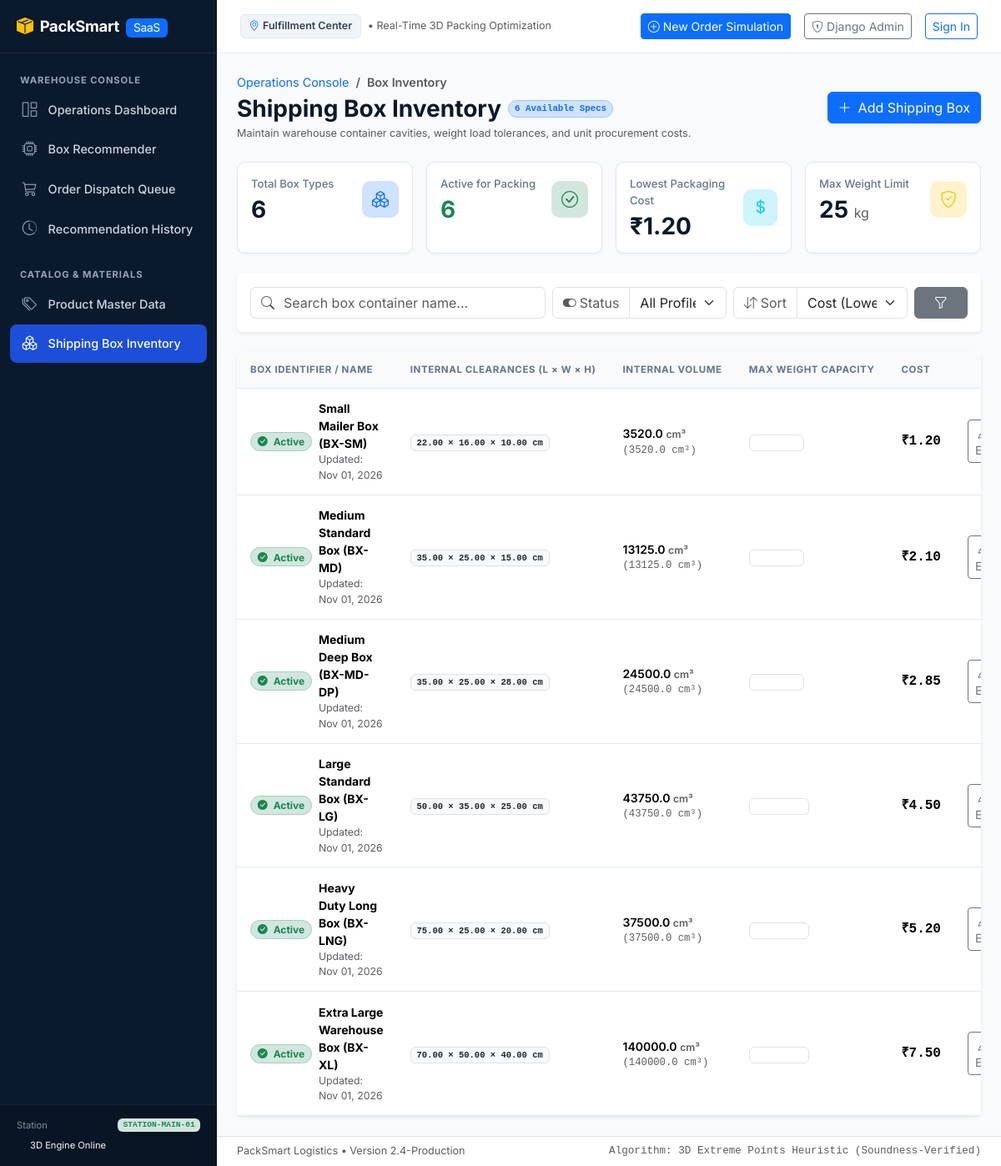
/catalog/boxes/, run on an earlier commit of the app's database.
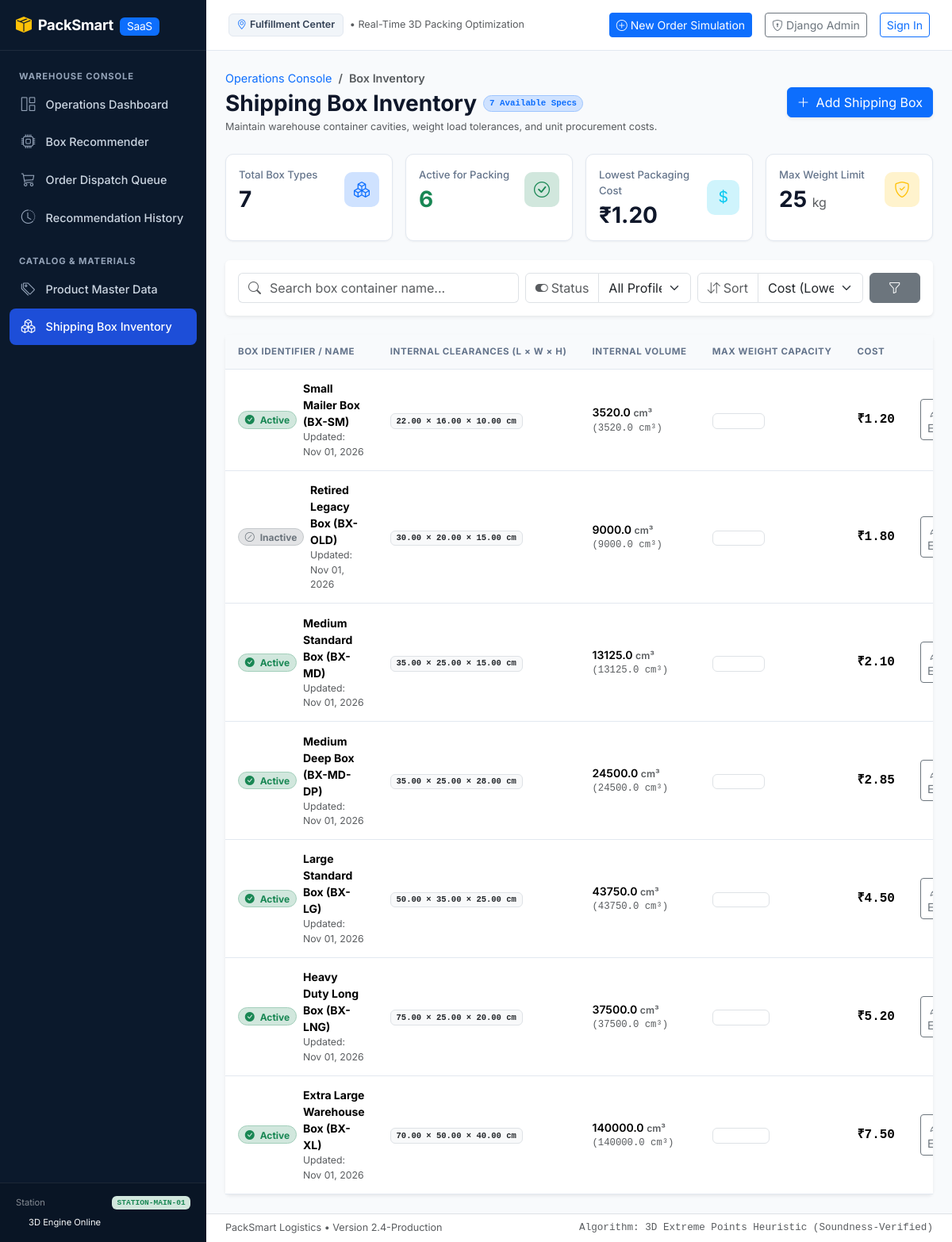
And on a later commit of the database.
### apps/catalog/models.py (models this page shows, shortened)
class Box(models.Model):
    name = models.CharField(
        max_length=100,
        unique=True,
        help_text="Descriptive shipping container code (e.g. Standard Medium Box, BX-MD).",
    )
    internal_length = models.DecimalField(
        max_digits=8,
        decimal_places=2,
        validators=[MinValueValidator(Decimal('0.01'))],
        help_text="Internal clearance length in centimeters (cm). Must be > 0.",
    )
    internal_width = models.DecimalField(
        max_digits=8,
        decimal_places=2,
        validators=[MinValueValidator(Decimal('0.01'))],
        help_text="Internal clearance width in centimeters (cm). Must be > 0.",
    )
    internal_height = models.DecimalField(
        max_digits=8,
        decimal_places=2,
        validators=[MinValueValidator(Decimal('0.01'))],
        help_text="Internal clearance height in centimeters (cm). Must be > 0.",
    )
    max_weight_capacity = models.DecimalField(
        max_digits=8,
        decimal_places=3,
        validators=[MinValueValidator(Decimal('0.001'))],
        help_text="Maximum gross payload capacity in kilograms (kg). Must be > 0.",
    )
    packaging_cost = models.DecimalField(
        max_digits=10,
        decimal_places=2,
        validators=[MinValueValidator(Decimal('0.00'))],
        help_text="Procurement or unit cost of the packaging material (₹). Must be >= 0.",
    )
    is_active = models.BooleanField(
        default=True,
        db_index=True,
        help_text="Controls whether this box is considered during packing optimization.",
    )
    created_at = models.DateTimeField(
        auto_now_add=True,
        help_text="Timestamp when the box specification was added.",
    )
    updated_at = models.DateTimeField(
        auto_now=True,
        help_text="Timestamp when the box specification was last modified.",
    )
    class Meta:
        ordering = ["packaging_cost", "name"]
        verbose_name = "Shipping Box"
        verbose_name_plural = "Shipping Boxes"
        indexes = [
            models.Index(
                fields=["is_active", "packaging_cost"],
                name="idx_box_active_cost",
            ),
        ]
        constraints = [
            models.CheckConstraint(
                condition=models.Q(internal_length__gt=Decimal('0.00')),
                name="chk_box_length_positive",
            ),
            models.CheckConstraint(
                condition=models.Q(internal_width__gt=Decimal('0.00')),
                name="chk_box_width_positive",
            ),
            models.CheckConstraint(
                condition=models.Q(internal_height__gt=Decimal('0.00')),
                name="chk_box_height_positive",
            ),
            models.CheckConstraint(
                condition=models.Q(max_weight_capacity__gt=Decimal('0.000')),
                name="chk_box_max_weight_positive",
            ),
            models.CheckConstraint(
                condition=models.Q(packaging_cost__gte=Decimal('0.00')),
                name="chk_box_cost_non_negative",
            ),
        ]
    @property
    def internal_volume(self) -> Decimal:
        return self.internal_length * self.internal_width * self.internal_height
    @property
    def volume(self) -> Decimal:
        return self.internal_volume

### apps/catalog/views.py (the view)
# urls.py: path('boxes/', views.ShippingBoxListView.as_view(), name='box_list'),
class ShippingBoxListView(ListView):
    model = Box
    template_name = 'catalog/box_list.html'
    context_object_name = 'boxes'
    paginate_by = 10
    def get_queryset(self):
        qs = super().get_queryset()
        query = self.request.GET.get('q', '').strip()
        status_filter = self.request.GET.get('status', 'all')
        sort = self.request.GET.get('sort', 'cost')
        if query:
            qs = qs.filter(name__icontains=query)
        if status_filter == 'active':
            qs = qs.filter(is_active=True)
        elif status_filter == 'inactive':
            qs = qs.filter(is_active=False)
        sort_mapping = {
            'cost': 'packaging_cost',
            '-cost': '-packaging_cost',
            'name': 'name',
            '-name': '-name',
            'weight': 'max_weight_capacity',
            '-weight': '-max_weight_capacity',
            'newest': '-created_at',
        }
        if sort == 'volume':
            qs = qs.annotate(
                calc_volume=F('internal_length') * F('internal_width') * F('internal_height')
            ).order_by('-calc_volume')
        elif sort == '-volume':
            qs = qs.annotate(
                calc_volume=F('internal_length') * F('internal_width') * F('internal_height')
            ).order_by('calc_volume')
        elif sort in sort_mapping:
            qs = qs.order_by(sort_mapping[sort])
        else:
            qs = qs.order_by('packaging_cost')
        return qs
    def get_context_data(self, **kwargs):
        context = super().get_context_data(**kwargs)
        context['search_query'] = self.request.GET.get('q', '').strip()
        context['current_status'] = self.request.GET.get('status', 'all')
        context['current_sort'] = self.request.GET.get('sort', 'cost')
        context['total_box_count'] = Box.objects.count()
        context['active_box_count'] = Box.objects.filter(is_active=True).count()
        context['box_stats'] = Box.objects.aggregate(
            min_cost=Min('packaging_cost'),
            max_capacity=Max('max_weight_capacity'),
            avg_cost=Avg('packaging_cost'),
        )
        context['add_form'] = BoxForm()
        return context

### apps/catalog/forms.py
class BoxForm(forms.ModelForm):
    class Meta:
        model = Box
        fields = [
            'name',
            'internal_length',
            'internal_width',
            'internal_height',
            'max_weight_capacity',
            'packaging_cost',
            'is_active',
        ]
        widgets = {
            'name': forms.TextInput(attrs={'class': 'form-control', 'placeholder': 'e.g. Standard Medium Box'}),
            'internal_length': forms.NumberInput(attrs={'class': 'form-control', 'step': '0.01', 'min': '0.01'}),
            'internal_width': forms.NumberInput(attrs={'class': 'form-control', 'step': '0.01', 'min': '0.01'}),
            'internal_height': forms.NumberInput(attrs={'class': 'form-control', 'step': '0.01', 'min': '0.01'}),
            'max_weight_capacity': forms.NumberInput(attrs={'class': 'form-control', 'step': '0.001', 'min': '0.001'}),
            'packaging_cost': forms.NumberInput(attrs={'class': 'form-control', 'step': '0.01', 'min': '0.00'}),
            'is_active': forms.CheckboxInput(attrs={'class': 'form-check-input'}),
        }

### templates/catalog/box_list.html (shortened to what the changed rows need)
{% extends "base.html" %}
{% block content %}
<div class="row align-items-center mb-4">
    <div class="col">
        <div class="d-flex align-items-center gap-2">
            <h1 class="h3 fw-bold mb-0 text-slate-900">Shipping Box Inventory</h1>
            <span class="badge bg-primary-subtle text-primary border border-primary-subtle rounded-pill px-2.5 py-1 font-mono">
                {{ paginator.count }} Available Spec{{ paginator.count|pluralize }}
            </span>
        </div>
    </div>
</div>
<div class="row g-3 mb-4">
    <div class="col-sm-6 col-lg-3">
        <div class="card card-kpi p-3 h-100">
            <div class="d-flex align-items-center justify-content-between">
                <div>
                    <div class="kpi-label">Total Box Types</div>
                    <div class="kpi-value text-slate-900">{{ total_box_count }}</div>
                </div>
            </div>
        </div>
    </div>
</div>
<div class="card border-0 shadow-sm">
    <div class="table-responsive">
        <table class="table table-enterprise align-middle mb-0">
            <thead>
                <tr>
                    <th scope="col" style="width: 25%;">Box Identifier / Name</th>
                    <th scope="col" style="width: 22%;">Internal Clearances (L × W × H)</th>
                    <th scope="col" style="width: 14%;">Internal Volume</th>
                    <th scope="col" style="width: 14%;">Max Weight Capacity</th>
                    <th scope="col" style="width: 10%;">Cost</th>
                    <th scope="col" style="width: 15%;" class="text-end">Actions</th>
                </tr>
            </thead>
            <tbody>
                {% for box in boxes %}
                <tr>
                    <td>
                        <div class="d-flex align-items-center gap-2">
                            <form method="post" action="{% url 'catalog:box_toggle_active' box.pk %}" class="d-inline" title="Click to {% if box.is_active %}deactivate{% else %}activate{% endif %}">
                                <button type="submit" class="btn btn-link p-0 text-decoration-none border-0">
                                    {% if box.is_active %}
                                        <span class="badge bg-success-subtle text-success border border-success-subtle rounded-pill">
                                            <i class="bi bi-check-circle-fill me-1"></i> Active
                                        </span>
                                    {% else %}
                                        <span class="badge bg-secondary-subtle text-secondary border border-secondary-subtle rounded-pill">
                                            <i class="bi bi-slash-circle me-1"></i> Inactive
                                        </span>
                                    {% endif %}
                                </button>
                            </form>
                            <div>
                                <span class="fw-bold text-slate-900">{{ box.name }}</span>
                                <div class="text-muted small">Updated: {{ box.updated_at|date:"M d, Y" }}</div>
                            </div>
                        </div>
                    </td>
                    <td>
                        <span class="badge bg-light text-dark border font-mono">
                            {{ box.internal_length }} × {{ box.internal_width }} × {{ box.internal_height }} cm
                        </span>
                    </td>
                    <td>
                        <div class="fw-semibold text-slate-800">{{ box.volume|floatformat:1 }} <span class="text-muted small">cm³</span></div>
                        <div class="text-muted small font-mono">({{ box.volume|floatformat:1|default:"0" }} cm³)</div>
                    </td>
                    <td>
                        <span class="badge bg-slate-100 text-slate-700 border font-mono">
                        </span>
                    </td>
                    <td>
                        <span class="fw-bold text-slate-900 font-mono fs-6">
                            ₹{{ box.packaging_cost|floatformat:2 }}
                        </span>
                    </td>
                    <td class="text-end">
                        <div class="btn-group btn-group-sm">
                            <a href="{% url 'catalog:box_edit' box.pk %}" class="btn btn-outline-secondary" title="Edit Container Parameters">
                                <i class="bi bi-pencil me-1"></i> Edit
                            </a>
                        </div>
                    </td>
                </tr>
                {% endfor %}
            </tbody>
        </table>
    </div>
</div>
{% endblock %}

What changed in the data, as far as the page shows it:
added Box: is_active False (drawn), name "Retired Legacy Box (BX-OLD)", updated_at "Nov 01, 2026", internal_length "30.00", internal_width "20.00", internal_height "15.00", volume "9000.0", packaging_cost "1.80"
Also different on the page:
{{ paginator.count }}: "6" → "7"
{{ total_box_count }}: "6" → "7"
